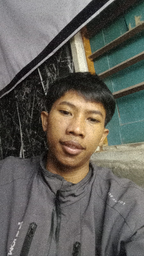
#> input picture Main UTS/image/hasil_noise_salt_and_pepper_soal_06/salt_pepper_noise.png, 144 x 256 px, shrunk from 900 x 1600 before the run; the run also reads 1 picture not shown here
$ python 'Praktek Soal 06.py'
#> lines starting #> are read from the running program, lines starting #| are printed output that depends on the picture
import cv2
import matplotlib.pyplot as plt
import os

# Folder hasil
folder_hasil = "image/hasil_filter_noise_soal_06"
os.makedirs(folder_hasil, exist_ok=True)

img_noise = cv2.imread("image/hasil_noise_salt_and_pepper_soal_06/salt_pepper_noise.png")
#> img_noise is the input picture: shape (256, 144, 3); mean B, G, R 89.8, 96.5, 98.3
img = cv2.imread("image/Soal 06.jpeg")

if img is None:
    print("Gambar tidak ditemukan!")
    exit()

img_rgb = cv2.cvtColor(img, cv2.COLOR_BGR2RGB)
img_noise = cv2.cvtColor(img_noise, cv2.COLOR_BGR2RGB)

# img_rgb = cv2.resize(img_rgb, (400, 300))
# img_noise = cv2.resize(img_noise, (400, 300))

# Mean Filter 3x3 Manual
def mean_filter_3x3(img):
    tinggi, lebar, channel = img.shape
#> tinggi = 256; lebar = 144; channel = 3
    hasil = img.copy()

    for y in range(1, tinggi - 1):
        for x in range(1, lebar - 1):
            for c in range(channel):
                total = 0

                # Mengambil tetangga 3x3
                for i in range(-1, 2):
                    for j in range(-1, 2):
                        total += int(img[y + i, x + j, c])

                nilai_baru = total / 9
                hasil[y, x, c] = int(nilai_baru)
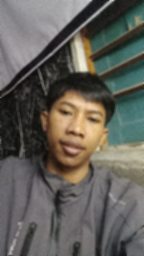
#> hasil: shape (256, 144, 3); mean R, G, B 97.9, 96.1, 89.4
    return hasil

# Median Filter 3x3 Manual
def median_filter_3x3(img):
    tinggi, lebar, channel = img.shape
#> tinggi = 256; lebar = 144; channel = 3
    hasil = img.copy()

    for y in range(1, tinggi - 1):
        for x in range(1, lebar - 1):
            for c in range(channel):
                data_tetangga = []

                # Mengambil tetangga 3x3
                for i in range(-1, 2):
                    for j in range(-1, 2):
                        data_tetangga.append(img[y + i, x + j, c])

                # Urutkan nilai piksel
                data_tetangga.sort()

                # Ambil nilai tengah
                nilai_median = data_tetangga[4]

                hasil[y, x, c] = nilai_median
    return hasil


# Terapkan Mean Filter 3x3
img_mean = mean_filter_3x3(img_noise)
# Terapkan Median Filter 3x3
img_median = median_filter_3x3(img_noise)

# Simpan hasil gambar
cv2.imwrite(
    os.path.join(folder_hasil, "01_citra_asli.png"),
    cv2.cvtColor(img_rgb, cv2.COLOR_RGB2BGR)
)

cv2.imwrite(
    os.path.join(folder_hasil, "02_citra_noise.png"),
    cv2.cvtColor(img_noise, cv2.COLOR_RGB2BGR)
)

cv2.imwrite(
    os.path.join(folder_hasil, "03_mean_filter_3x3.png"),
    cv2.cvtColor(img_mean, cv2.COLOR_RGB2BGR)
)

cv2.imwrite(
    os.path.join(folder_hasil, "04_median_filter_3x3.png"),
    cv2.cvtColor(img_median, cv2.COLOR_RGB2BGR)
)

# Tampilkan hasil
plt.figure(figsize=(12, 8))

plt.subplot(2, 2, 1)
plt.imshow(img_rgb)
plt.title("Citra Asli")
plt.axis("off")

plt.subplot(2, 2, 2)
plt.imshow(img_noise)
plt.title("Citra dengan Salt-and-Pepper Noise")
plt.axis("off")

plt.subplot(2, 2, 3)
plt.imshow(img_mean)
plt.title("Mean Filter 3x3")
plt.axis("off")

plt.subplot(2, 2, 4)
plt.imshow(img_median)
plt.title("Median Filter 3x3")
plt.axis("off")

plt.tight_layout()
plt.show()
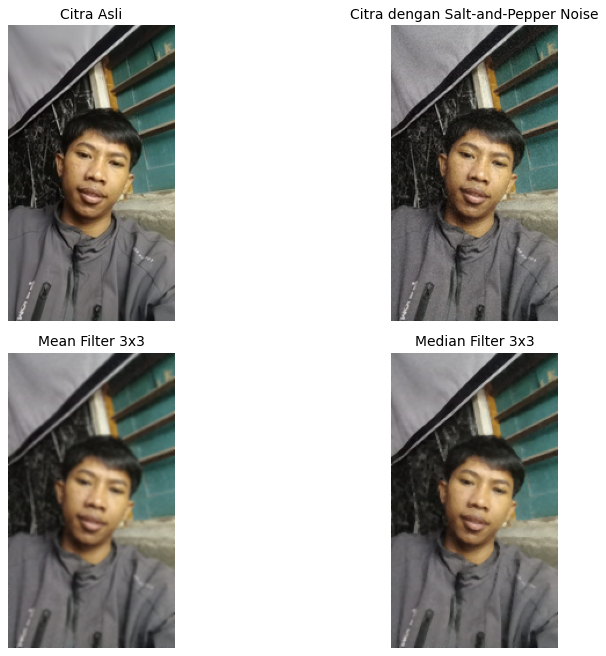
#> figure drawn by matplotlib, 4 panels

print("Hasil gambar berhasil disimpan di folder:", folder_hasil)
